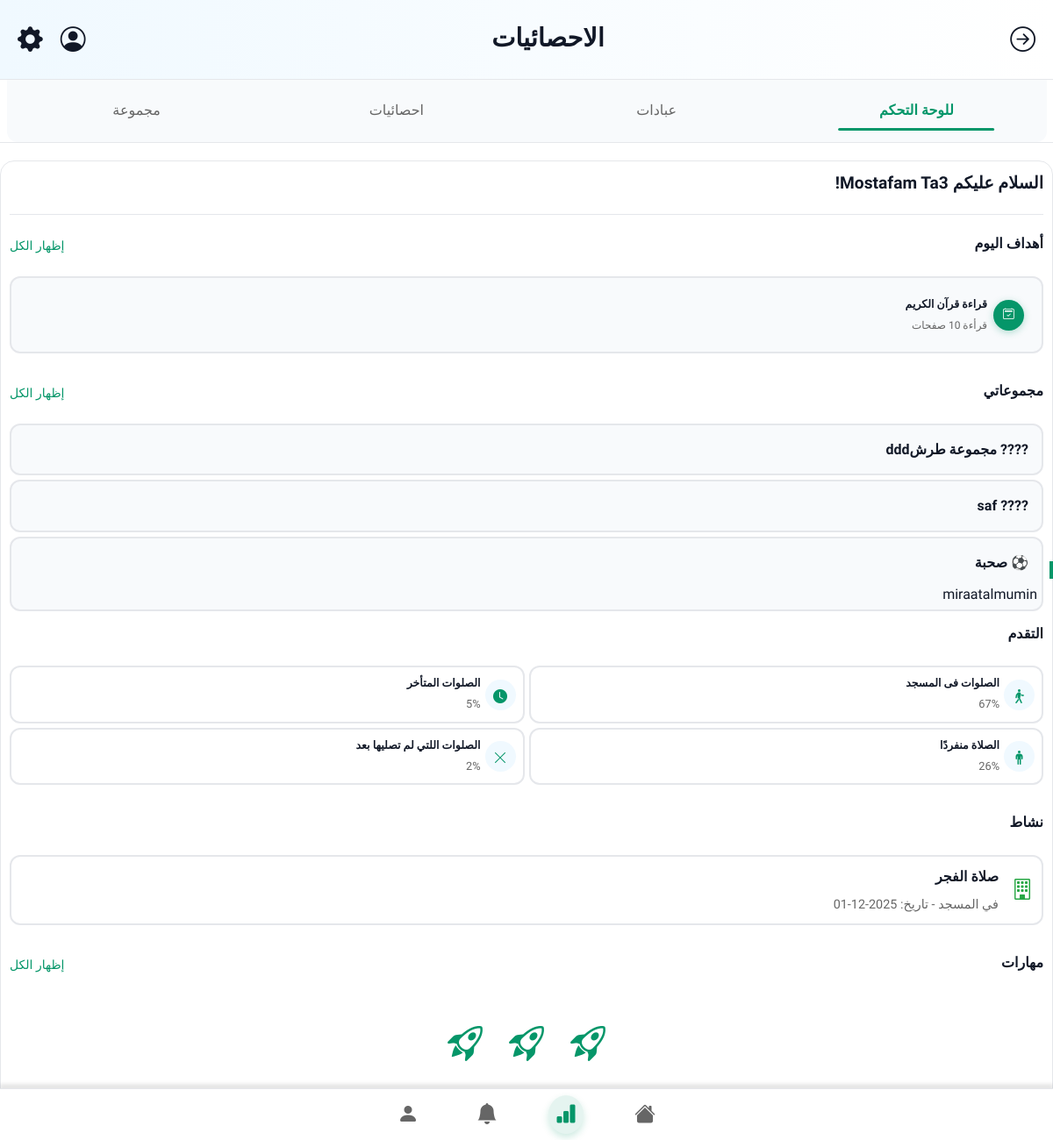
The page /statistics.php (signed in) on the database its author committed.
### tables this page shows
CREATE TABLE `groups` (
  `id` int(11) NOT NULL,
  `user_id` int(11) NOT NULL,
  `group_name` varchar(255) NOT NULL,
  `emoji` varchar(10) DEFAULT '?',
  `group_type` enum('public','private') NOT NULL DEFAULT 'private',
  `description` varchar(500) DEFAULT NULL,
  `join_code` varchar(100) NOT NULL,
  `join_link` varchar(500) NOT NULL,
  `created_by` int(11) NOT NULL,
  `created_at` timestamp NOT NULL DEFAULT current_timestamp(),
  `group_image` varchar(255) DEFAULT NULL,
  `hide_group_name` tinyint(1) DEFAULT 0,
  `hide_group_image` tinyint(1) DEFAULT 0,
  `allow_public_members_view` tinyint(1) DEFAULT 0,
  `custom_join_link` varchar(100) DEFAULT NULL,
  `settings_updated_at` timestamp NULL DEFAULT NULL,
  `telegram_bot_token` varchar(255) DEFAULT NULL,
  `telegram_chat_id` varchar(100) DEFAULT NULL,
  `telegram_username` varchar(100) DEFAULT NULL,
  `telegram_linked_at` timestamp NULL DEFAULT NULL,
  `telegram_notifications` tinyint(1) DEFAULT 1
);

CREATE TABLE `prayer_records` (
  `id` int(11) NOT NULL,
  `user_id` int(11) NOT NULL,
  `prayer_name` varchar(20) NOT NULL,
  `date` date NOT NULL,
  `status` varchar(20) NOT NULL COMMENT 'prayed_in_mosque, prayed_alone, not_prayed, delayed',
  `created_at` timestamp NOT NULL DEFAULT current_timestamp()
);

### statistics.php (the view, shortened to what this page needs)
<?php
require_once 'includes/config.php';
?>
<!DOCTYPE html>
<html lang="ar" dir="rtl">
<head>
    <link rel="stylesheet" href="assets/css/statistics.css">
    <link rel="stylesheet" href="assets/css/styles.css">
    <link rel="stylesheet" href="https://cdn.jsdelivr.net/npm/bootstrap-icons@1.13.1/font/bootstrap-icons.min.css">
</head>
<body>
    <main>
        <header>
            <div class="header-content">
                <div class="header-icon">
                    <i class="bi bi-arrow-right-circle" onclick="window.location.href='index.php'" style="cursor: pointer;"></i>
                </div>
                <div class="header-title">
                    <h2>الاحصائيات</h2>
                </div>
                <div class="header-icon">
                    <i class="bi bi-person-circle"></i>
                    <i class="bi bi-gear-fill" onclick="window.location.href='settings.php'" style="cursor: pointer;"></i>
                </div>
            </div>
        </header>
    </main>
    <section class="bar">
        <div class="switch-bar">
            <div class="switch-item">
                <a href="statistics.php" class="item-link active">للوحة التحكم</a>
            </div>
            <div class="switch-item">
                <a href="worship.php" class="item-link">عبادات</a>
            </div>
            <div class="switch-item">
                <a href="statiy.php" class="item-link">احصائيات</a>
            </div>
            <div class="switch-item">
                <a href="groups.php" class="item-link">مجموعة</a>
            </div>
        </div>
    </section>
    <section class="bourd">
        <div class="content-if">
            <div class="welcome-back-user">
                <h1>السلام عليكم <?php echo htmlspecialchars($_SESSION['username'] ?? 'مستخدم'); ?>!</h1>
                <hr>
                <div class="al-ebadat" id="al-ebadat">
                    <div class="sei-abady">
                        <h4>أهداف اليوم</h4>
                        <a href="#">إظهار الكل</a>
                    </div>
                    <div class="view-cat">
                        <div class="cat-item">
                            <div class="cat-item-icon">
                                <i class="bi bi-calendar2-check"></i>
                            </div>
                            <div class="cat-item-text">
                                <h3>قراءة قرآن الكريم</h3>
                                <p>قرأءة 10 صفحات</p>
                            </div>
                        </div>
                    </div>
                </div>
                <div class="Short-groubs">
                    <div class="sei-abady">
                        <h4>مجموعاتي</h4>
                        <a href="groups.php">إظهار الكل</a>
                    </div>
                    <?php
                    $user_id = $_SESSION['user_id'] ?? null;
                    if ($user_id) {
                        $stmt = $pdo->prepare("
                            SELECT g.id, g.group_name, g.emoji, g.description
                            FROM `groups` g
                            INNER JOIN `group_members` gm ON g.id = gm.group_id
                            WHERE gm.user_id = :user_id
                            ORDER BY gm.joined_at DESC
                            LIMIT 3
                        ");
                        $stmt->bindParam(':user_id', $user_id, PDO::PARAM_INT);
                        $stmt->execute();
                        $groups = $stmt->fetchAll(PDO::FETCH_ASSOC);
                    } else {
                        $groups = [];
                    }
                    ?>
                    <div class="cat-groubs-list">
                        <?php if (count($groups) > 0): ?>
                            <?php foreach ($groups as $group): ?>
                                <div class="cat-groubs"
                                    onclick="window.location.href='groups/group_details.php?id=<?php echo $group['id']; ?>'"
                                    style="cursor: pointer;">
                                    <h2 style="margin: 0;">
                                        <?php echo htmlspecialchars($group['emoji'] . ' ' . $group['group_name']); ?>
                                    </h2>
                                    <?php if (!empty($group['description'])): ?>
                                        <p><?php echo htmlspecialchars($group['description']); ?></p>
                                    <?php endif; ?>
                                </div>
                            <?php endforeach; ?>
                        <?php endif; ?>
                    </div>
                </div>
                <?php
                $user_id = $_SESSION['user_id'] ?? 0;
                $total_sql = "SELECT COUNT(*) as total FROM prayer_records WHERE user_id = :user_id";
                $total_stmt = $pdo->prepare($total_sql);
                $total_stmt->execute([':user_id' => $user_id]);
                $total_result = $total_stmt->fetch(PDO::FETCH_ASSOC);
                $total_prayers = $total_result['total'];
                if ($total_prayers == 0) {
                    $mosque_percentage = 0;
                    $delayed_percentage = 0;
                    $alone_percentage = 0;
                    $not_prayed_percentage = 0;
                } else {
                    $mosque_sql = "SELECT COUNT(*) as count FROM prayer_records
                                WHERE user_id = :user_id AND status = 'prayed_in_mosque'";
                    $mosque_stmt = $pdo->prepare($mosque_sql);
                    $mosque_stmt->execute([':user_id' => $user_id]);
                    $mosque_result = $mosque_stmt->fetch(PDO::FETCH_ASSOC);
                    $mosque_percentage = round(($mosque_result['count'] / $total_prayers) * 100);
                    $delayed_sql = "SELECT COUNT(*) as count FROM prayer_records
                                    WHERE user_id = :user_id AND status = 'delayed'";
                    $delayed_stmt = $pdo->prepare($delayed_sql);
                    $delayed_stmt->execute([':user_id' => $user_id]);
                    $delayed_result = $delayed_stmt->fetch(PDO::FETCH_ASSOC);
                    $delayed_percentage = round(($delayed_result['count'] / $total_prayers) * 100);
                    $alone_sql = "SELECT COUNT(*) as count FROM prayer_records
                                WHERE user_id = :user_id AND status = 'prayed_alone'";
                    $alone_stmt = $pdo->prepare($alone_sql);
                    $alone_stmt->execute([':user_id' => $user_id]);
                    $alone_result = $alone_stmt->fetch(PDO::FETCH_ASSOC);
                    $alone_percentage = round(($alone_result['count'] / $total_prayers) * 100);
                    $not_prayed_sql = "SELECT COUNT(*) as count FROM prayer_records
                                    WHERE user_id = :user_id AND status = 'not_prayed'";
                    $not_prayed_stmt = $pdo->prepare($not_prayed_sql);
                    $not_prayed_stmt->execute([':user_id' => $user_id]);
                    $not_prayed_result = $not_prayed_stmt->fetch(PDO::FETCH_ASSOC);
                    $not_prayed_percentage = round(($not_prayed_result['count'] / $total_prayers) * 100);
                }
                ?>
                <div class="sei-abady">
                    <h4>التقدم</h4>
                </div>
                <div class="tqadm">
                    <div class="item-one">
                        <a href="#al-ebadat">
                            <div class="icon">
                                <i class="bi bi-person-walking"></i>
                            </div>
                            <div class="done-item-one">
                                <p>الصلوات فى المسجد</p>
                                <span><?php echo $mosque_percentage; ?>%</span>
                            </div>
                        </a>
                    </div>
                    <div class="item-one">
                        <a href="#">
                            <div class="icon">
                                <i class="bi bi-clock-fill"></i>
                            </div>
                            <div class="done-item-one">
                                <p>الصلوات المتأخر</p>
                                <span><?php echo $delayed_percentage; ?>%</span>
                            </div>
                        </a>
                    </div>
                    <div class="item-one">
                        <a href="#al-ebadat">
                            <div class="icon">
                                <i class="bi bi-person-standing"></i>
                            </div>
                            <div class="done-item-one">
                                <p>الصلاة منفردًا</p>
                                <span><?php echo $alone_percentage; ?>%</span>
                            </div>
                        </a>
                    </div>
                    <div class="item-one">
                        <a href="prayer_plans.php">
                            <div class="icon">
                                <i class="bi bi-x-lg"></i>
                            </div>
                            <div class="done-item-one">
                                <p>الصلوات اللتي لم تصليها بعد</p>
                                <span><?php echo $not_prayed_percentage; ?>%</span>
                            </div>
                        </a>
                    </div>
                </div>
                <div class="history">
                    <div class="sei-abady">
                        <h4>نشاط</h4>
                    </div>
                    <?php
                    $user_id = $_SESSION['user_id'] ?? 0;
                    $sql = "SELECT prayer_name, status, date, created_at
                            FROM prayer_records
                            WHERE user_id = :user_id
                            AND status IN ('prayed_in_mosque', 'prayed_alone', 'delayed')
                            ORDER BY created_at DESC
                            LIMIT 1";
                    $stmt = $pdo->prepare($sql);
                    $stmt->execute([':user_id' => $user_id]);
                    $last_prayer = $stmt->fetch(PDO::FETCH_ASSOC);
                    if (!$last_prayer) {
                        echo '<div class="hi-card">
                                <div class="item-card">
                                    <i class="bi bi-emoji-frown" style="color: #6c757d;"></i>
                                    <div class="hi-ti">
                                        <p>لا توجد صلاة مسجلة بعد</p>
                                        <span>ابدأ بتسجيل صلواتك الأولى</span>
                                    </div>
                                </div>
                            </div>';
                    } else {
                        $icon = '';
                        $status_text = '';
                        $color = '';
                        switch ($last_prayer['status']) {
                            case 'prayed_in_mosque':
                                $icon = 'bi-building';
                                $status_text = 'في المسجد';
                                $color = '#28a745';
                                break;
                        }
                        $date_formatted = date('Y-m-d', strtotime($last_prayer['date']));
                        echo '<div class="hi-card">
                                <div class="item-card">
                                    <i class="bi ' . $icon . '" style="color: ' . $color . ';"></i>
                                    <div class="hi-ti">
                                        <p>صلاة ' . htmlspecialchars($last_prayer['prayer_name']) . '</p>
                                        <span>' . $status_text . ' - تاريخ: ' . $date_formatted . '</span>
                                    </div>
                                </div>
                            </div>';
                    }
                    ?>
                </div>
                <div class="skills">
                    <div class="sei-abady">
                        <h4>مهارات</h4>
                        <a href="#">إظهار الكل</a>
                    </div>
                    <div class="totle-skills">
                        <div class="bi bi-rocket-takeoff"></div>
                        <div class="bi bi-rocket-takeoff"></div>
                        <div class="bi bi-rocket-takeoff"></div>
                    </div>
                </div>
            </div>
        </div>
    </section>
    <footer class="footer">
        <nav class="nav-foot">
            <ul class="list-foot">
                <li class="item-foot"><a href="index.php" class="bi bi-house-fill"></a></li>
                <li class="item-foot"><a href="statistics.php" class="bi bi-bar-chart-fill active"></a></li>
                <li class="item-foot"><a href="reminder.php" class="bi bi-bell-fill"></a></li>
                <li class="item-foot"><a href="profile.php" class="bi bi-person-fill"></a></li>
            </ul>
        </nav>
    </footer>
</body>
</html>

### assets/css/styles.css (style rules this page uses)
* { margin: 0; padding: 0; box-sizing: border-box; font-family: "Tajawal", sans-serif; }
html { scroll-behavior: smooth; }
body { background-color: #f8fafc; color: #111827; line-height: 1.6; }
h1, h2, h3, h4, h5, h6 { font-family: "Tajawal", sans-serif; margin-bottom: 4px; color: #111827; }
a { color: #111827; text-decoration: none; }
footer { background-color: #ffffff; text-align: center; padding: 10px 0; display: flex; align-items: end; justify-content: center; box-shadow: 0 -5px 4px rgba(0, 0, 0, 0.1); }
footer { position: fixed; bottom: 0; left: 0; width: 100%; background-color: #ffffff; text-align: center; padding: 10px 0; box-shadow: 0 -5px 4px rgba(0, 0, 0, 0.1); z-index: 1000; }
.item-foot { margin: 0 25px; }
.item-foot a { color: #666; padding: 8px; border-radius: 50%; transition: all 0.3s ease; }
.item-foot a:hover, .item-foot a.active { color: #059669; background: rgba(5, 150, 105, 0.1); transform: translateY(-3px); }

### rows shown on the page
groups: emoji+group_name "???? مجموعة طرشddd"
groups: emoji+group_name "???? saf"
groups: emoji+group_name "⚽ صحبة", description "miraatalmumin"
prayer_records: prayer_name "الفجر", status "في المسجد", date "2025-12-01"

### other values the page prints
$_SESSION['username'] "Mostafam Ta3"
$mosque_percentage "67"
$delayed_percentage "5"
$alone_percentage "26"
$not_prayed_percentage "2"
